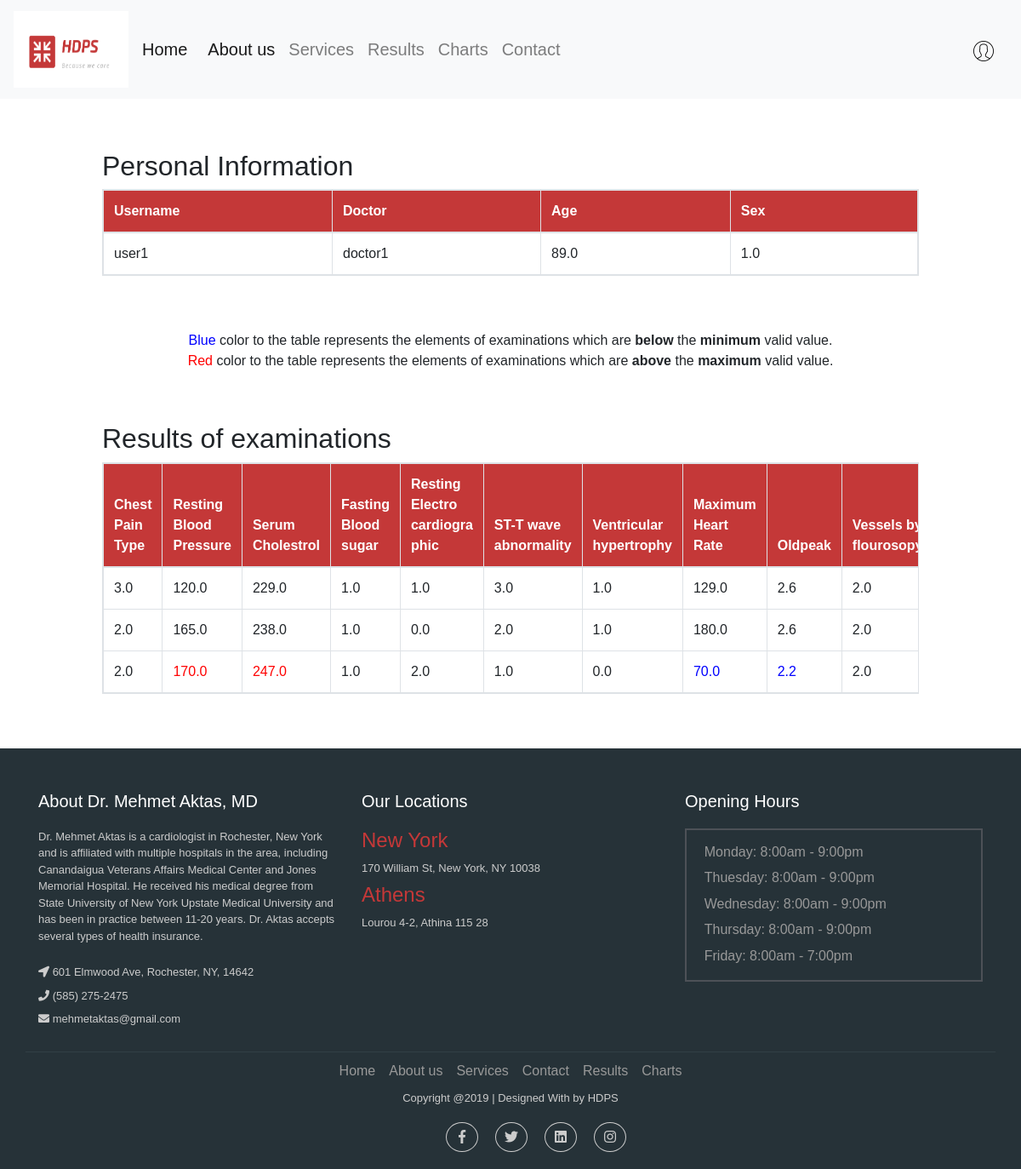
/viewpatientsresults.php (signed in), run on the app's committed database.
### tables this page shows
CREATE TABLE `patientsdata` (
  `id` int(11) NOT NULL,
  `username` varchar(50) NOT NULL,
  `doctor` varchar(50) NOT NULL,
  `submit_date` timestamp NOT NULL DEFAULT CURRENT_TIMESTAMP ON UPDATE CURRENT_TIMESTAMP,
  `age` decimal(3,1) NOT NULL,
  `sex` decimal(2,1) NOT NULL,
  `cp` decimal(2,1) NOT NULL,
  `trestbps` decimal(4,1) NOT NULL,
  `chol` decimal(4,1) NOT NULL,
  `fbs` decimal(2,1) NOT NULL,
  `restecg` decimal(2,1) NOT NULL,
  `thalach` decimal(4,1) NOT NULL,
  `exang` decimal(2,1) NOT NULL,
  `oldpeak` decimal(2,1) NOT NULL,
  `slope` decimal(2,1) NOT NULL,
  `ca` decimal(2,1) NOT NULL,
  `thal` decimal(2,1) NOT NULL,
  `result` text NOT NULL,
  `min_rest` decimal(4,1) NOT NULL,
  `max_rest` decimal(4,1) NOT NULL,
  `min_cholesterol` decimal(4,1) NOT NULL,
  `max_cholesterol` decimal(4,1) NOT NULL,
  `min_heartrate` decimal(4,1) NOT NULL,
  `max_heartrate` decimal(4,1) NOT NULL,
  `min_oldpeak` decimal(2,1) NOT NULL,
  `max_oldpeak` decimal(2,1) NOT NULL,
  `min_vessels` decimal(2,1) NOT NULL,
  `max_vessels` decimal(2,1) NOT NULL,
  `min_thal` decimal(2,1) NOT NULL,
  `max_thal` decimal(2,1) NOT NULL
);

### viewpatientsresults.php (the view, shortened to what this page needs)
<?php
	$con = mysqli_connect("localhost","root","","heart_disease_prediction_system");
?>
	<!doctype html>
	<html lang="en">
	  <head>
	    <link rel="stylesheet" href="https://stackpath.bootstrapcdn.com/bootstrap/4.1.3/css/bootstrap.min.css">
	    <link rel="stylesheet" type="text/css" href="css/footer_style.css">
	    <link rel="stylesheet" type="text/css" href="css/responsive.css">
	    <link rel="stylesheet" type="text/css" href="css/mainstyle.css">
	    <link rel="stylesheet" type="text/css" href="css/viewpatientsdata_style.css">
	<link rel="stylesheet" href="https://use.fontawesome.com/releases/v5.2.0/css/all.css">
	  </head>
	  <body onload="ReplaceResult()">
	  	<nav class="navbar navbar-expand-lg navbar-light bg-light" id="navigation_bar">
			  <a class="navbar-brand" href="home.php">
		    	<img src="images/HDPS.png" width="135" height="90" alt="heart_disease_prediction_system_logo">
		  	  </a>
			  <a class="navbar-brand" href="home.php">Home</a>
			  <div class="collapse navbar-collapse" id="navbarNav">
			    <ul class="navbar-nav mr-auto">
			      <li class="nav-item active">
			        <a class="nav-link" href="about.php">About us <span class="sr-only">(current)</span></a>
			      </li>
			      <li class="nav-item">
			        <a class="nav-link" href="services.php">Services</a>
			      </li>
			      <li class="nav-item">
			        <a class="nav-link" href="viewpatientsresults.php">Results</a>
			      </li>
			      <li class="nav-item">
			        <a class="nav-link" href="chart.php">Charts</a>
			      </li>
			      <li class="nav-item">
			        <a class="nav-link" href="contact.php">Contact</a>
			      </li>
			    </ul>
			    <span class="navbar-text nav-item dropdown" style="color: black; font-size: 110%;">
					<a class="nav-link dropdown-toggle" href="#" id="navbarDropdown" role="button" data-toggle="dropdown" aria-haspopup="true" aria-expanded="false">
						<div><img src="images/user.png" alt="user" /></div>
					</a>
			    </span>
			  </div>
			</nav>
<div class="table_personal_div">
<h2>Personal Information</h2>
<table class="table table-bordered table-responsive" >
  <thead>
    <tr>
      <th class="fit" style="background-color: #C43838; color: white;">Username</th>
      <th class="fit" style="background-color: #C43838; color: white;">Doctor</th>
      <th class="fit" style="background-color: #C43838; color: white;">Age</th>
      <th class="fit" style="background-color: #C43838; color: white;">Sex</th>
    </tr>
  </thead>
  <tbody>
  	<?php
	$query="SELECT * FROM patientsdata WHERE username = '".$_SESSION['username']."' ORDER BY age DESC LIMIT 1";
	$result = mysqli_query($con,$query);
	while($row = mysqli_fetch_assoc($result))
	{
	?>
    <tr>
      <td class="fit"><?php echo $row["username"]; ?></td>
      <td class="fit"><?php echo $row["doctor"]; ?></td>
      <td class="fit"><?php echo $row["age"]; ?></td>
      <td class="fit"><?php echo $row["sex"]; ?></td>
    </tr>
    <?php } ?>
  </tbody>
</table>
</div>
<br><br>
<div class="col-lg-12 text-center">
	<div><span style="color: blue;">Blue</span> color to the table represents the elements of examinations which are <b>below</b> the <b>minimum</b> valid value.</div>
	<div><span style="color: red;">Red</span> color to the table represents the elements of examinations which are <b>above</b> the <b>maximum</b> valid value.</div>
</div>
<div class="table_exams_div" id="table_exams">
<h2>Results of examinations</h2>
<table class="table table-bordered table-responsive" >
  <thead>
    <tr>
      <th scope="fit" style="background-color: #C43838; color: white;">Chest Pain Type</th>
      <th scope="fit" style="background-color: #C43838; color: white;">Resting Blood Pressure</th>
      <th scope="fit" style="background-color: #C43838; color: white;">Serum Cholestrol</th>
      <th scope="fit" style="background-color: #C43838; color: white;">Fasting Blood sugar</th>
      <th scope="fit" style="background-color: #C43838; color: white;">Resting Electro<br>cardiogra<br>phic</th>
      <th scope="fit" style="background-color: #C43838; color: white;">ST-T wave abnormality</th>
      <th scope="fit" style="background-color: #C43838; color: white;">Ventricular hypertrophy</th>
      <th scope="fit" style="background-color: #C43838; color: white;">Maximum Heart Rate</th>
      <th scope="fit" style="background-color: #C43838; color: white;">Oldpeak</th>
      <th scope="fit" style="background-color: #C43838; color: white;">Vessels by flourosopy</th>
    </tr>
  </thead>
  <tbody id="data_of_table">
  	<?php
	$query="SELECT * FROM patientsdata WHERE username = '".$_SESSION['username']."' ORDER BY age ASC";
	$result = mysqli_query($con,$query);
	while($row = mysqli_fetch_assoc($result))
	{
	?>
    <tr>
      <td class="fit cp_id"><?php echo $row["cp"]; ?></td>
      <td class="fit trestbps_id"><?php echo $row["trestbps"]; ?></td>
      <td class="fit chol_id"><?php echo $row["chol"]; ?></td>
      <td class="fit fbs_id" ><?php echo $row["fbs"]; ?></td>
      <td class="fit restecg_id" ><?php echo $row["restecg"]; ?></td>
	  <td class="fit slope_id" ><?php echo $row["slope"]; ?></td>
	  <td class="fit exang_id"><?php echo $row["exang"]; ?></td>
	  <td class="fit thalach_id"><?php echo $row["thalach"]; ?></td>
      <td class="fit oldpeak_id" ><?php echo $row["oldpeak"]; ?></td>
      <td class="fit ca_id" ><?php echo $row["ca"]; ?></td>
    </tr>
    <?php } ?>
  </tbody>
</table>
</div>
<br><br>
	<footer class="footer">
	<div class="container bottom_border">
	<div class="row">
	<div class=" col-sm-4 col-md col-sm-4  col-12 col">
	<h5 class="headin5_amrc col_white_amrc pt2">About Dr. Mehmet Aktas, MD</h5>
	<p class="mb10">Dr. Mehmet Aktas is a cardiologist in Rochester, New York and is affiliated with multiple hospitals in the area, including Canandaigua Veterans Affairs Medical Center and Jones Memorial Hospital. He received his medical degree from State University of New York Upstate Medical University and has been in practice between 11-20 years. Dr. Aktas accepts several types of health insurance.</p>
	<p><i class="fa fa-location-arrow"></i> 601 Elmwood Ave, Rochester, NY, 14642 </p>
	<p><i class="fa fa-phone"></i> (585) 275-2475</p>
	<p><i class="fa fa fa-envelope"></i> mehmetaktas@gmail.com</p>
	</div>
	<div class="col-sm-4 col-md col-12 col">
		<h5 class="headin5_amrc col_white_amrc pt2">Our Locations</h5>
			<ul class="footer_ul2_amrc">
				<li><h4>New York</h4><p> 170 William St, New York, NY 10038</p></li>
				<li><h4>Athens</h4><p> Lourou 4-2, Athina 115 28</p></li>
			</ul>
	</div>
	<div class=" col-sm-12 col-md  col-12 col">
	<h5 class="headin5_amrc col_white_amrc pt2">Opening Hours</h5>
		<div class="opening_hours">
			<ul class="opening_hours_list">
				<li class="list_of_days_hours">
					<div class="details_of_days_hours"><font color="#999">Monday: 8:00am - 9:00pm</font></div>
				</li>
				<li class="list_of_days_hours">
					<div class="details_of_days_hours"><font color="#999">Thuesday: 8:00am - 9:00pm</font></div>
				</li>
				<li class="list_of_days_hours">
					<div class="details_of_days_hours"><font color="#999">Wednesday: 8:00am - 9:00pm</font></div>
				</li>
				<li class="list_of_days_hours">
					<div class="details_of_days_hours"><font color="#999">Thursday: 8:00am - 9:00pm</font></div>
				</li>
				<li class="list_of_days_hours">
					<div class="details_of_days_hours"><font color="#999">Friday: 8:00am - 7:00pm</font></div>
				</li>
			</ul>
		</div>
	</div>
	</div>
	</div>
	<div class="container">
	<ul class="foote_bottom_ul_amrc">
		<li><a href="index.php">Home</a></li>
		<li><a href="about.php">About us</a></li>
		<li><a href="services.php">Services</a></li>
		<li><a href="contact.php">Contact</a></li>
		<li><a href="viewpatientsresults.php">Results</a></li>
		<li><a href="chart.php">Charts</a></li>
	</ul>
	<p class="text-center">Copyright @2019 | Designed With by HDPS</p>
	<ul class="social_footer_ul">
	<li><a href="https://www.facebook.com"><i class="fab fa-facebook-f"></i></a></li>
	<li><a href="https://twitter.com/?lang=en"><i class="fab fa-twitter"></i></a></li>
	<li><a href="https://www.linkedin.com"><i class="fab fa-linkedin"></i></a></li>
	<li><a href="https://www.instagram.com"><i class="fab fa-instagram"></i></a></li>
	</ul>
	</div>
	</footer>
	  </body>
	</html>

### css/footer_style.css (style rules this page uses)
.col_white_amrc { color:#FFF; }
footer { width:100%; background-color:#263238; min-height:250px; padding:10px 0px 25px 0px ; }
.pt2 { padding-top:40px ; margin-bottom:20px ; }
footer p { font-size:13px; color:#CCC; padding-bottom:0px; margin-bottom:8px; }
.mb10 { padding-bottom:15px ; }
.footer_ul2_amrc { margin:0px; list-style-type:none; padding:0px; }
.footer_ul2_amrc li p { display:table; }
.footer_ul2_amrc h4 { color: #C43838; }
.bottom_border { border-bottom:1px solid #323f45; padding-bottom:20px; }
.foote_bottom_ul_amrc { list-style-type:none; padding:0px; display:table; margin-top: 10px; margin-right: auto; margin-bottom: 10px; margin-left: auto; }
.foote_bottom_ul_amrc li { display:inline; }
.foote_bottom_ul_amrc li a { color:#999; margin:0 8px; }
.social_footer_ul { display:table; margin:15px auto 0 auto; list-style-type:none; }
.social_footer_ul li { padding-left:20px; padding-top:10px; float:left; }
.social_footer_ul li a { color:#CCC; border:1px solid #CCC; padding:8px;border-radius:50%; }
.social_footer_ul li i { width:20px; height:20px; text-align:center; }
.opening_hours { width: 100%; border: solid 2px #4d5157; }
.opening_hours_list { margin-top: 4%; list-style-type: none; padding-left: 6%; }
.opening_hours_list li { white-space: nowrap; }
.opening_hours_list li:not(:last-child) { margin-bottom: 2%; }
.list_of_days_hours { text-decoration: none; white-space: nowrap; }
.details_of_days_hours { position: relative; }

### css/mainstyle.css (style rules this page uses)
body { font-family: Arial !important; }
.dropdown-toggle::after { display:none; }
#navigation_bar { font-size: 20px; width: 100%; transition: 0.6s; z-index: 100!important; }

### css/viewpatientsdata_style.css (style rules this page uses)
.table_personal_div { padding-left: 10%; padding-right: 10%; padding-top: 5%; }
.table_exams_div { padding-left: 10%; padding-right: 10%; padding-top: 5%; }
.table_personal_div td.fit, .table_personal_div th.fit { white-space: nowrap; width: 1%; }
.table_exams_div td.fit, .table_exams_div th.fit { white-space: nowrap; width: 1%; }

### data on the page
patientsdata: username "user1", doctor "doctor1", age "89.0", sex "1.0", cp "2.0", trestbps "170.0", chol "247.0", fbs "1.0", restecg "2.0", slope "1.0", exang "0.0", thalach "70.0", oldpeak "2.2", ca "2.0"
patientsdata: cp "3.0", trestbps "120.0", chol "229.0", fbs "1.0", restecg "1.0", slope "3.0", exang "1.0", thalach "129.0", oldpeak "2.6", ca "2.0"
patientsdata: cp "2.0", trestbps "165.0", chol "238.0", fbs "1.0", restecg "0.0", slope "2.0", exang "1.0", thalach "180.0", oldpeak "2.6", ca "2.0"
